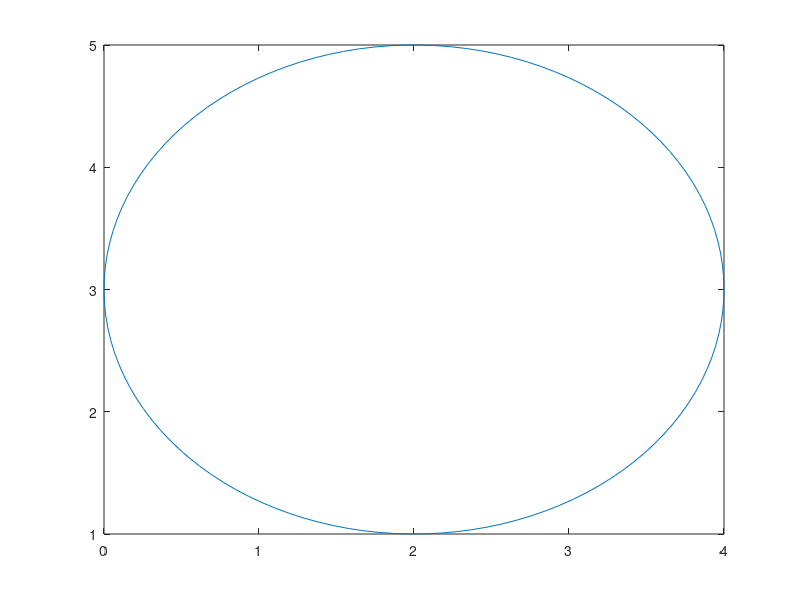

Write the MATLAB code that produced this figure.
clear all
x=2;
y=3;
r=2;
w=0:0.1/r:2*pi;

liczba= exp(j*w);

plot([r*real(liczba)+x r*real(1)+x], [r*imag(liczba)+y r*imag(1)+y])